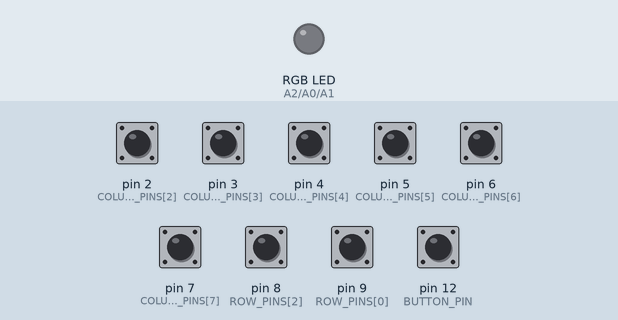
Simulated run of this sketch. Board: Arduino Uno, built with avr-gcc and run on an emulated ATmega328P. On the bench: an RGB LED mixed from three pins (HIGH = lit). Inputs (shaded band) come from the test bench; at power-on: pin 2 (COLUMN_PINS[2]), pin 3 (COLUMN_PINS[3]), pin 4 (COLUMN_PINS[4]), pin 5 (COLUMN_PINS[5]), pin 6 (COLUMN_PINS[6]), pin 7 (COLUMN_PINS[7]), pin 8 (ROW_PINS[2]), pin 9 (ROW_PINS[0]), pin 12 (BUTTON_PIN) HIGH.

Above: at 0.05 s.
At 0.4 s:
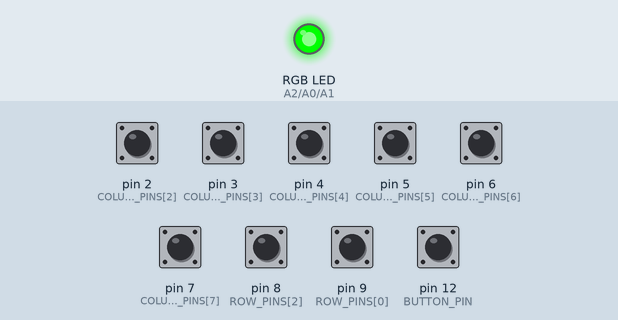
Timing chart, 0 to 1.9 s (numbered marks = the images above):
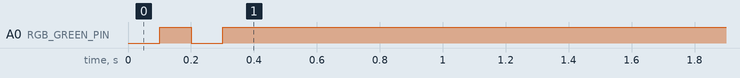

Measured:
- by itself, A0 (RGB_GREEN_PIN): LOW → HIGH at 0.10 s, → LOW 0.10 s later, → HIGH 0.10 s later

The sketch:

Chessboard.ino
```cpp
#include <SoftwareSerial.h>
#include <Adafruit_MCP23008.h>
#include <Wire.h>

const int BUTTON_PIN = 12;
const int RGB_RED_PIN = A2;
const int RGB_GREEN_PIN = A0;
const int RGB_BLUE_PIN = A1;

const int COLUMN_PINS [] = {0, 1, 2, 3, 4, 5, 6, 7};
const int ROW_PINS [] = {9, 7, 8, 6, 5, 4, 3, 2};

byte buttonState = LOW;
int color = 0;
boolean buttonPressed = false;
boolean error = false;

Adafruit_MCP23008 mcp;
SoftwareSerial BT(10, 11); // RX, TX

void setup() {

  Serial.begin(9600);
  BT.begin(9600);
  Wire.begin();
  mcp.begin();

  BT.flush();

  mcp.pinMode(0, OUTPUT);
  mcp.pinMode(1, OUTPUT);
  mcp.pinMode(2, OUTPUT);
  mcp.pinMode(3, OUTPUT);
  mcp.pinMode(4, OUTPUT);
  mcp.pinMode(5, OUTPUT);
  mcp.pinMode(6, OUTPUT);
  mcp.pinMode(7, OUTPUT);

  pinMode(RGB_RED_PIN, OUTPUT);
  pinMode(RGB_GREEN_PIN, OUTPUT);
  pinMode(RGB_BLUE_PIN, OUTPUT);

  pinMode(2, INPUT_PULLUP);
  pinMode(3, INPUT_PULLUP);
  pinMode(4, INPUT_PULLUP);
  pinMode(5, INPUT_PULLUP);
  pinMode(6, INPUT_PULLUP);
  pinMode(7, INPUT_PULLUP);
  pinMode(8, INPUT_PULLUP);
  pinMode(9, INPUT_PULLUP);

  pinMode(BUTTON_PIN, INPUT_PULLUP);

  setColor(0, 255, 0);

}

void loop() {

  buttonState = digitalRead(BUTTON_PIN);

  if (BT.available() > 0) {
    byte data = BT.read();

    switch (data) {
      case 0:
        setColor(0, 255, 0);
        buttonPressed = false;
        error = false;
        break;
      case 1:
        setColor(255, 0, 0);
        buttonPressed = false;
        error = true;
        break;
      case 2:
        buttonState = HIGH;
        buttonPressed = false;
        break;
      default:
        setColor(0, 255, 0);
    }
  }

  if (buttonState == HIGH && !buttonPressed) {
    buttonPressed = true;

    if (!error) {
      setColor(0,0,0);
      delay(100);
      setColor(0, 255, 0);
      delay(100);
      setColor(0,0,0);
      delay(100);
      setColor(0, 255, 0);
    } else {
      setColor(0,0,0);
      delay(100);
      setColor(255, 0, 0);
      delay(100);
      setColor(0,0,0);
      delay(100);
      setColor(255, 0, 0);
    }

    for (int i = 0; i < 8; i++) {
      mcp.digitalWrite(i, HIGH);
    }

    byte board [8][8] = {};

    for (int i = 0; i < 8; i++) {
      for (int j = 0; j < 8; j++) {

        mcp.digitalWrite(COLUMN_PINS[i], LOW);
        board[i][j] = !digitalRead(ROW_PINS[j]);
        mcp.digitalWrite(COLUMN_PINS[i], HIGH);
      }
    }


    uint8_t result[8] = {0x0, 0x0, 0x0, 0x0, 0x0, 0x0, 0x0, 0x0};
    for (int i = 0; i < 8; i++) {
       for (int j = 0; j < 8; j++) {
          if (board[i][j] == 1)
              result[i] |= 1UL << 7-j;
       }
    }

    BT.write(result, 8);

  }
}

void setColor(int red, int green, int blue) {

  #ifdef COMMON_ANODE
    red = 255 - red;
    green = 255 - green;
    blue = 255 - blue;
  #endif

  analogWrite(RGB_RED_PIN, red);
  analogWrite(RGB_GREEN_PIN, green);
  analogWrite(RGB_BLUE_PIN, blue);
}
```
